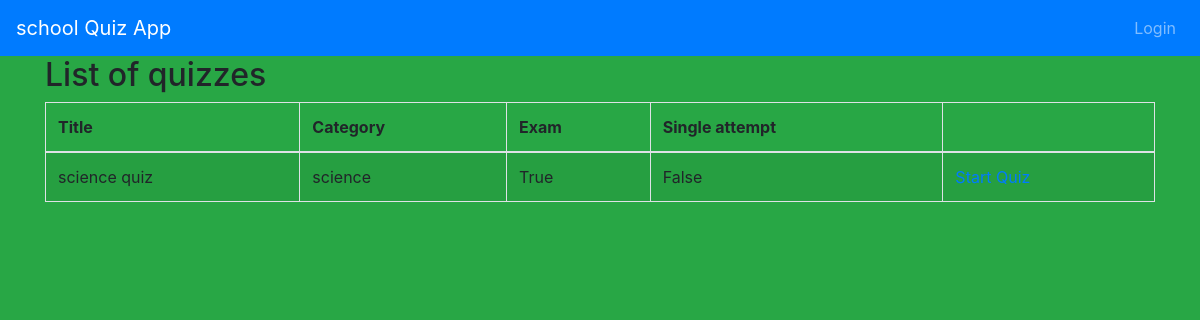
Screenshot of /quizzes/ with the database file from the repository.
### quiz/models.py (models this page shows, shortened)
class Quiz(models.Model):
    title = models.CharField(
        verbose_name=_("Title"),
        max_length=60, blank=False)
    description = models.TextField(
        verbose_name=_("Description"),
        blank=True, help_text=_("a description of the quiz"))
    url = models.SlugField(
        max_length=60, blank=False,
        help_text=_("a user friendly url"),
        verbose_name=_("user friendly url"))
    category = models.ForeignKey(
        Category, null=True, blank=True,
        verbose_name=_("Category"), on_delete=models.CASCADE)
    random_order = models.BooleanField(
        blank=False, default=False,
        verbose_name=_("Random Order"),
        help_text=_("Display the questions in "
                    "a random order or as they "
                    "are set?"))
    max_questions = models.PositiveIntegerField(
        blank=True, null=True, verbose_name=_("Max Questions"),
        help_text=_("Number of questions to be answered on each attempt."))
    answers_at_end = models.BooleanField(
        blank=False, default=False,
        help_text=_("Correct answer is NOT shown after question."
                    " Answers displayed at the end."),
        verbose_name=_("Answers at end"))
    exam_paper = models.BooleanField(
        blank=False, default=False,
        help_text=_("If yes, the result of each"
                    " attempt by a user will be"
                    " stored. Necessary for marking."),
        verbose_name=_("Exam Paper"))
    single_attempt = models.BooleanField(
        blank=False, default=False,
        help_text=_("If yes, only one attempt by"
                    " a user will be permitted."
                    " Non users cannot sit this exam."),
        verbose_name=_("Single Attempt"))
    pass_mark = models.SmallIntegerField(
        blank=True, default=0,
        verbose_name=_("Pass Mark"),
        help_text=_("Percentage required to pass exam."),
        validators=[MaxValueValidator(100)])
    success_text = models.TextField(
        blank=True, help_text=_("Displayed if user passes."),
        verbose_name=_("Success Text"))
    fail_text = models.TextField(
        verbose_name=_("Fail Text"),
        blank=True, help_text=_("Displayed if user fails."))
    draft = models.BooleanField(
        blank=True, default=False,
        verbose_name=_("Draft"),
        help_text=_("If yes, the quiz is not displayed"
                    " in the quiz list and can only be"
                    " taken by users who can edit"
                    " quizzes."))
    class Meta:
        verbose_name = _("Quiz")
        verbose_name_plural = _("Quizzes")

class Category(models.Model):
    category = models.CharField(
        verbose_name=_("Category"),
        max_length=250, blank=True,
        unique=True, null=True)
    objects = CategoryManager()
    class Meta:
        verbose_name = _("Category")
        verbose_name_plural = _("Categories")
    def __str__(self):
        return self.category

### quiz/views.py (the view)
class QuizListView(ListView):
    model = Quiz
    def get_queryset(self):
        queryset = super(QuizListView, self).get_queryset()
        return queryset.filter(draft=False)

### quiz/templates/quiz/quiz_list.html (shortened to what this page needs)
{% extends 'base.html' %}
{% load i18n %}
{% load quiz_tags %}
{% block content %}
<h2>{% trans "List of quizzes" %}</h2>
    {% if quiz_list %}
		<table class="table table-bordered table-striped">
		  <thead>
			<tr>
			  <th>{% trans "Title" %}</th>
			  <th>{% trans "Category" %}</th>
			  <th>{% trans "Exam" %}</th>
			  <th>{% trans "Single attempt" %}</th>
			  <th></th>
			</tr>
		  </thead>
		  <tbody>
        {% for quiz in quiz_list %}
  			<tr>
			  <td>{{ quiz.title }}</td>
			  <td>{{ quiz.category }}</td>
			  <td>{{ quiz.exam_paper }}</td>
			  <td>{{ quiz.single_attempt }}</td>
			  <td>
				<a href="{% url 'quiz_start_page' slug=quiz.url %}">
				</a>
			</tr>
        {% endfor %}
		  </tbody>
		</table>
	{% else %}
        <p>{% trans "There are no available quizzes" %}.</p>
    {% endif %}
{% endblock %}

### rows the page displays
Quiz: title "science quiz", category "science", exam_paper "True", single_attempt "False"
